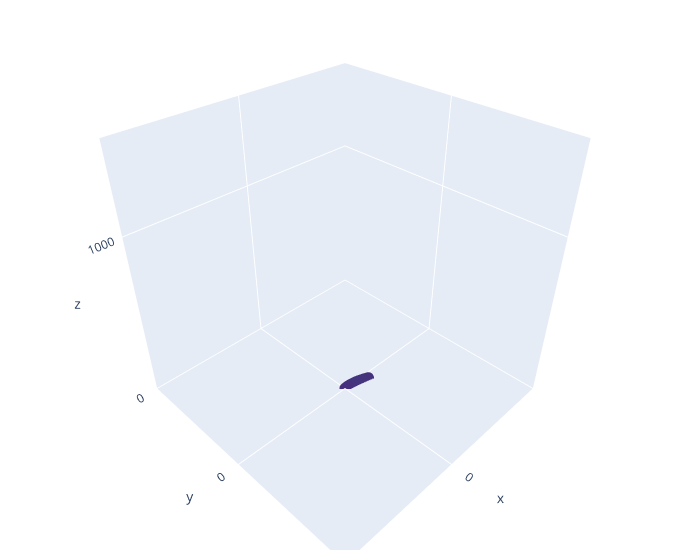

The notebook cell saved with this chart:
### Code cell
import numpy as np
import plotly.graph_objects as go


x=[]
y=[]
z=[]

for i in range(len(traj)):
    x.append(traj[i][0])
    y.append(traj[i][1])
    z.append(traj[i][2])

fig = go.Figure(data=go.Scatter3d(
    x=x, y=y, z=z,
    marker=dict(
        size=4,
        color=z,
        colorscale='Viridis',
    ),
    line=dict(
        color='darkblue',
        width=2
    )
))


fig.update_layout(
    scene = dict(
        xaxis = dict(nticks=2, range=[-750,750],),
        yaxis = dict(nticks=2, range=[-500,500],),
        zaxis = dict(nticks=2, range=[0,1500],),),
    width=700,
    margin=dict(r=20, l=10, b=10, t=10))


fig.show()
